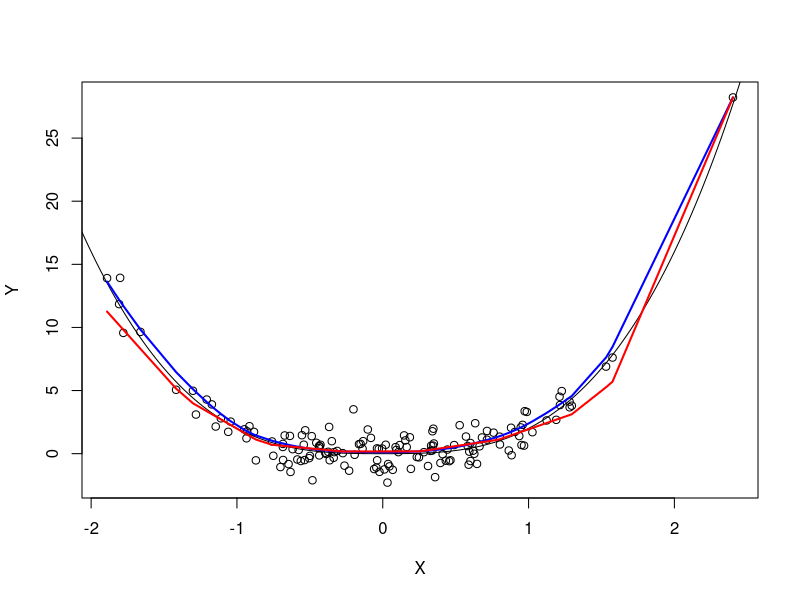

Reproduce this figure in R.
library(locfit)
n = 150
X = rnorm(n,sd=.75); X = sort(X)

Y = 2*(abs(X)^3) + rnorm(length(X))
grid = seq(-3, 3, .01)
m = 2*(abs(grid)^3)
plot(X, Y)
lines(grid, m, 'l')
out0 = locfit(Y ~ lp(X, h=.7, deg=0))
out1 = locfit(Y ~ lp(X, h=.7, deg=1))
lines(X, fitted(out1), 'l', col='blue',lwd=2)
lines(X, fitted(out0), 'l', col='red',lwd=2)

#while(1) { source("boundary.r"); Sys.sleep(1)}
